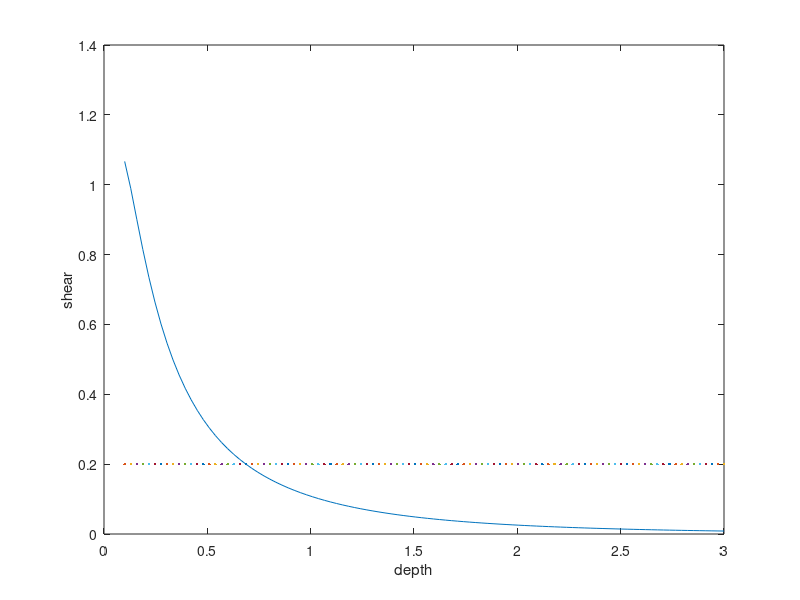

MATLAB code to generate this figure:
clear
close all
U=10;
% depth = 0.4;
fetch = 300;
g = 9.81;

% Hwave = (((U^2)*0.2413)*(tanh(0.493*((g*depth)/(U^2)).^0.75).*tanh((0.00313*((g*fetch)/(U^2)).^0.57)./tanh(0.493*((g*depth)/(U^2)).^0.75))).^0.87)./g; %(m)
%    
% Twave = ((7.518*U)*(tanh(0.331*((g*depth)/(U^2)).^1.01).*tanh((0.0005215*((g*fetch)/(U^2)).^0.73)./tanh(0.331*((g*depth)/(U^2)).^1.01))).^0.37)./g;  %(s)
    

roughness = 0.001; %roughness length scale of sediment bed - 1 mm in M&F 2013
%     friction = 0.4.*(Hwave./(sinh(depth.*(2*pi./(Twave.*(g*depth).^0.5))).*roughness)).^-0.75; %friction factor
    density = 1000; %(kg/m^3) ranges from 997 to 1002 from fresh to salt water
%     shearstress=(9.94519296*10^14).*0.5.*friction.*density.*(pi*Hwave./(Twave.*sinh((2.*pi.*depth)./(Twave.*(g*depth).^0.5)))).^2; %(Pa)(s/yr)^2 = (kg/(m*yr^2))
    
% %calculate erosion
% A = (4.12*10^-4)/31536000; %erosion coeff (s/m)(yr/s) = (yr/m)
% %if shear stress is greater than critical shear stress, erosion occurs
% shearcrit = 0.1*(9.94519296*10^14); %(Pa) = (kg/m/s^2)(s/yr)^2  = (kg/m/yr^2)
% seddensity = 2600; %(kg/m^3)
% 
%    % toperosion = A*(shearstress - shearcrit)*TP(t)/seddensity; %(kg/m^2/yr)(yr)(m^3/kg) = m
%     
%    %if toperosion = 0.1, t = ??
%    
%    toperosion = 0.1;
%    
%    dt = toperosion*seddensity/(A*(shearstress - shearcrit))
 
   
   depth = linspace(0.1,3,100);
   shearstress = zeros(1,100);
   Hwave = zeros(1,100);
   Twave = zeros(1,100);
   %friction = zeros(1,100);
   Ub = zeros(1,100);
   friction = 0.03;
   shearcrit = 0.2; %(Pa) = (kg/m/s^2)
   
  % for fetch = [1:18]*100
   
   %    figure
    %   fetch
       
   for i = 1:100
       Hwave(i) = (((U^2)*0.2413)*(tanh(0.493*((g*depth(i))/(U^2)).^0.75).*tanh((0.00313*((g*fetch)/(U^2)).^0.57)./tanh(0.493*((g*depth(i))/(U^2)).^0.75))).^0.87)./g;
       Twave(i) = ((7.518*U)*(tanh(0.331*((g*depth(i))/(U^2)).^1.01).*tanh((0.0005215*((g*fetch)/(U^2)).^0.73)./tanh(0.331*((g*depth(i))/(U^2)).^1.01))).^0.37)./g;
       %friction(i) = 0.4.*(Hwave(i)./(sinh(depth(i).*(2*pi./(Twave(i).*(g*depth(i)).^0.5))).*roughness)).^-0.75;
       Ub(i) = pi*Hwave(i)./(Twave(i).*sinh((2.*pi.*depth(i))./(Twave(i).*(g*depth(i)).^0.5)));
       shearstress(i) =0.5.*friction.*density.*Ub(i).^2; %(Pa) = (kg/(m*s^2))
       %(9.94519296*10^14).*
   end
   
  
   plot(depth,shearstress)
   xlabel('depth')
   ylabel('shear')
   hold on
   plot(depth,shearcrit)
   hold off
  
   maxshear=max(shearstress)
    
    %calculate erosion
A = (4.12*10^-4); %erosion coeff (s/m)
%if shear stress is greater than critical shear stress, erosion occurs

seddensity = 2600; %(kg/m^3)

    %toperosion = A*(shearstress - shearcrit)*TP(t)/seddensity; %(kg/m^2/yr)(yr)(m^3/kg) = m
    
   %if toperosion = 0.5, t = ??
   
 minerosion= find(diff(sign(shearstress-shearcrit),1)); %find position in vector of shear=shearcrit
  minerosion=depth(minerosion)
   toperosion = minerosion
   toperosion=max(toperosion)
   
   dt = toperosion*seddensity/(A*(maxshear - shearcrit)); %(s)
    dt=dt/31536000
    
   
   %end
    
    
%     figure
%     
%     plot(depth,Ub)
%     xlabel('depth')
%     ylabel('Ub')
%     
%     figure
%     
%     plot(depth,friction)
%     xlabel('depth')
%     ylabel('friction')
   
%     figure
%    
%    Hwave = linspace(0,1,100);
%    for i = 1:100
%       Hwave = (((U^2)*0.2413)*(tanh(0.493*((g*depth)/(U^2)).^0.75).*tanh((0.00313*((g*fetch)/(U^2)).^0.57)./tanh(0.493*((g*depth)/(U^2)).^0.75))).^0.87)./g; %(m)
%    end
%    
%    plot(depth,Hwave)
%    xlabel('depth')
%    ylabel('H')
%    
%    figure
%    
%       Twave = linspace(0,1,100);
%    for i = 1:100
%       Twave = ((7.518*U)*(tanh(0.331*((g*depth)/(U^2)).^1.01).*tanh((0.0005215*((g*fetch)/(U^2)).^0.73)./tanh(0.331*((g*depth)/(U^2)).^1.01))).^0.37)./g;  %(s)
%    end
%    
%    plot(depth,Twave)
%    xlabel('depth')
%    ylabel('T')
%    
%    figure
%    
%    Ub = linspace(0,1,100);
%    for i = 1:100
%        Ub = pi*Hwave./(Twave.*sinh((2.*pi.*depth)./(Twave.*(g*depth).^0.5)))
%    end
%    
%    plot(depth,Ub)
%    xlabel('depth')
%    ylabel('Ub')
%    
%   
%        